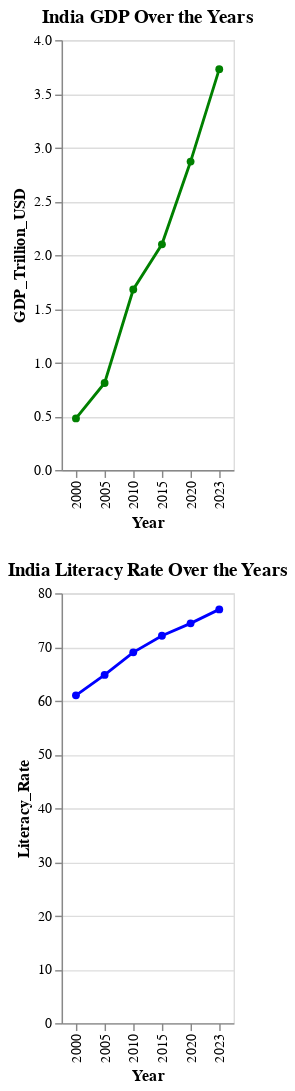

Here is the notebook cell this chart was saved with:
### Code cell
import altair as alt
# Compute correlation matrix
# GDP chart
gdp_chart = alt.Chart(archana05).mark_line(point=True).encode(
    x='Year:O',
    y='GDP_Trillion_USD:Q',
    color=alt.value('green')
).properties(title='India GDP Over the Years')

# Literacy chart
literacy_chart = alt.Chart(archana05).mark_line(point=True).encode(
    x='Year:O',
    y='Literacy_Rate:Q',
    color=alt.value('blue')
).properties(title='India Literacy Rate Over the Years')

# Combine vertically
combined = alt.vconcat(gdp_chart, literacy_chart)

# Display
combined.show()

### Figure 1 — Vega-Lite specification as saved in the notebook (floating-point values rounded to 4 significant figures)
{"config": {"view": {"continuousWidth": 300, "continuousHeight": 300}}, "vconcat": [{"mark": {"type": "line", "point": true}, "encoding": {"color": {"value": "green"}, "x": {"field": "Year", "type": "ordinal"}, "y": {"field": "GDP_Trillion_USD", "type": "quantitative"}}, "title": "India GDP Over the Years"}, {"mark": {"type": "line", "point": true}, "encoding": {"color": {"value": "blue"}, "x": {"field": "Year", "type": "ordinal"}, "y": {"field": "Literacy_Rate", "type": "quantitative"}}, "title": "India Literacy Rate Over the Years"}], "data": {"name": "data-9cea290332fa639f6a797c62d62a13dd"}, "$schema": "https://vega.github.io/schema/vega-lite/v5.20.1.json", "datasets": {"data-9cea290332fa639f6a797c62d62a13dd": [{"Year": 2000, "Population": 1056575540, "GDP_Trillion_USD": 0.48, "Literacy_Rate": 61.0}, {"Year": 2005, "Population": 1147609927, "GDP_Trillion_USD": 0.81, "Literacy_Rate": 64.8}, {"Year": 2010, "Population": 1234281170, "GDP_Trillion_USD": 1.68, "Literacy_Rate": 69.0}, {"Year": 2015, "Population": 1310152403, "GDP_Trillion_USD": 2.1, "Literacy_Rate": 72.1}, {"Year": 2020, "Population": 1380004385, "GDP_Trillion_USD": 2.87, "Literacy_Rate": 74.4}, {"Year": 2023, "Population": 1417173173, "GDP_Trillion_USD": 3.73, "Literacy_Rate": 77.0}]}}
